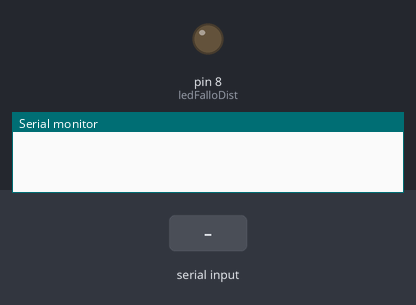
The sketch below on a simulated Arduino Uno, built with avr-gcc and run on an emulated ATmega328P. Parts: output pins drawn as LEDs (lit = HIGH), the last lines printed to the serial monitor. The inputs (shaded band) are chosen by the test bench.

Above: at 1.2 s.
1.3 s: "13:\n" received over the second serial link
At 2.1 s:
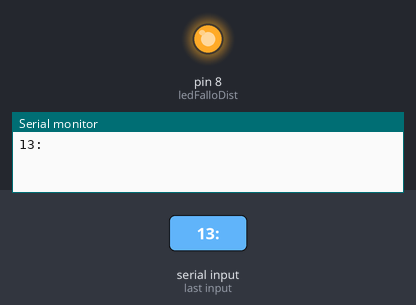
2.8 s: "1\n" received over the second serial link
Timing chart, 0 to 5.8 s (numbered marks = the images above; inputs shaded):
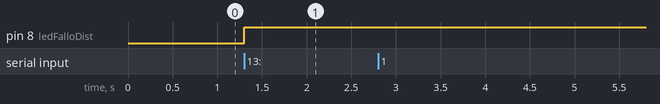

The sketch:

Programa_Tierra_Alarma3.ino
```cpp
#include <SoftwareSerial.h> // Librería que facilitará la comunicación

SoftwareSerial mySerial(10, 11); // RX, TX

const int ledFalloDist = 8;  // LED de alarma para el sensor de distancia

bool alarmaDist = false;    // Indica si la alarma del sensor de distancia ya está activada

void setup() {
  mySerial.begin(9600);  // Inicia la comunicación serie con el satélite a 9600 baudios
  Serial.begin(9600);    // Inicia la comunicación serie con el PC / Python a 9600 baudios

  pinMode(ledFalloDist, OUTPUT);
}

void loop() {
  // Recepción y procesamiento de telemetría procedente del satélite
  if (mySerial.available()) {                                   // Comprueba si han llegado datos desde el satélite
    String data = mySerial.readStringUntil('\n');               // Lee el string completo hasta el salto de línea
    data.trim();                                                // Elimina espacios y saltos de línea sobrantes
    Serial.println(data);                                       // Reenvía el string al PC (Python)

    // Alarma de fallo del sensor: enciende el LED si llega "13:", lo apaga cuando vuelven a llegar distancias válidas ("11:")
    if (data.startsWith("13:")) {
      digitalWrite(ledFalloDist, HIGH);
    } else if (data.startsWith("11:")) {
      int segonDosPunts = data.indexOf(':', 3);  // Busca el segundo ':' que separa el ángulo de la distancia
      if (segonDosPunts != -1 && data.substring(segonDosPunts + 1) != "0") {
        digitalWrite(ledFalloDist, LOW);
      }
    }
  }
}
```

Measured:
- after the input at 1.3 s, pin 8 (ledFalloDist): LOW → HIGH at once
